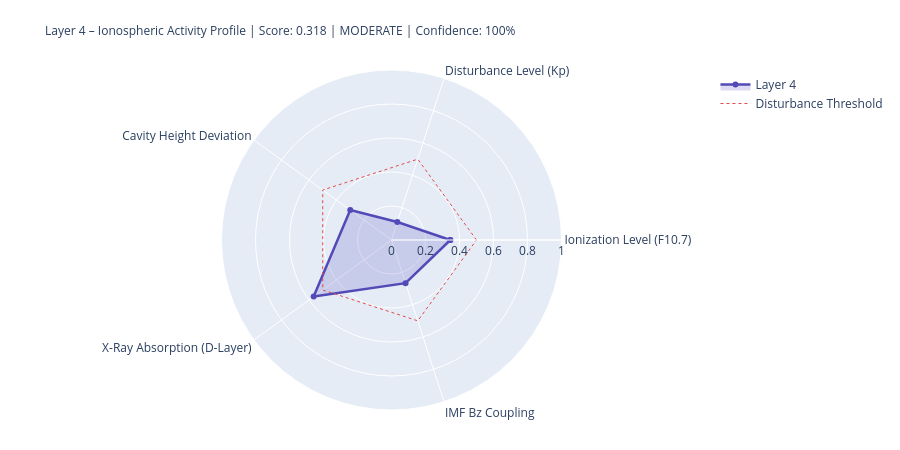

The code cell stored with this chart in its notebook:
### Markdown cell above
---
## 4. State Assessment & Handoff to Layer 5

### Code cell
# ============================================================
# LAYER-4-SCORE
# ============================================================

COMPONENTS = {
    'Ionization Level (F10.7)':    {'score': ioniz,       'source': 'primary' if f107_now else 'from_layer0', 'dynamic': True},
    'Disturbance Level (Kp)':          {'score': disturb,     'source': 'primary' if kp_now   else 'from_layer0', 'dynamic': True},
    'Cavity Height Deviation':    {'score': h_dev,       'source': 'derived',                                'dynamic': True},
    'X-Ray Absorption (D-Layer)':{'score': xray_ioniz,  'source': 'primary' if xray_now else 'missing',     'dynamic': True},
    'IMF Bz Coupling':             {'score': bz_coupling, 'source': 'primary' if bz_now   else 'from_layer0', 'dynamic': True},
}

available    = {k: v['score'] for k, v in COMPONENTS.items() if v['score'] is not None}
unavailable  = [k for k, v in COMPONENTS.items() if v['score'] is None]
layer4_score = round(sum(available.values()) / len(available), 4) if available else None
confidence   = round(len(available) / len(COMPONENTS), 2)
level = ('unknown' if layer4_score is None
         else 'quiet'   if layer4_score < 0.3
         else 'moderate' if layer4_score < 0.6
         else 'active')
dominant_l4 = max(available, key=available.get) if available else 'none'

# Resonance delta for Schumann SR-1
sr1_ref = schumann_freq(1, 80.0)
sr1_now = schumann_freq(1, h_eff)
sr1_delta_mhz = (sr1_now - sr1_ref) * 1000

# Propagation conditions
prop_cond = ('disturbed'   if kp_val > 4
             else 'unsettled' if kp_val > 2
             else 'normal')
if xray_class in ['X', 'M']:
    prop_cond = 'Radio-Blackout moeglich'

W = 68
print('=' * W)
print('LAYER 4 – IONOSPHERE – STATE ASSESSMENT')
print('=' * W)
for name, comp in COMPONENTS.items():
    s = comp['score']
    if s is not None:
        bar = '█' * int(s * 20) + '░' * (20 - int(s * 20))
        print(f'  {name:<36} {bar}  {s:.3f}  [{comp["source"]}]')
    else:
        print(f'  {name:<36} {"─" * 20}  n/a   [missing]')
print('-' * W)
print(f'  Score:          {layer4_score:.3f}  ({len(available)}/{len(COMPONENTS)} components)')
print(f'  Confidence:     {confidence:.0%}')
print(f'  Level:          {level.upper()}')
print(f'  Dominant:       {dominant_l4}')
print(f'  Cavity height:  {h_eff:.1f} km  (Ref: 80.0 km)')
print(f'  SR-1:           {sr1_now:.3f} Hz  (Δ {sr1_delta_mhz:+.1f} mHz vs. ref)')
print(f'  Propagation:    {prop_cond}')
print(f'  X-Ray:          {xray_class}-class  ({xray_now:.2e} W/m²)' if xray_now else '  X-Ray:          n/a')
print('=' * W)

# Radar
cats   = list(available.keys())
vals_r = list(available.values())
if len(cats) >= 3:
    fig = go.Figure()
    fig.add_trace(go.Scatterpolar(
        r=vals_r + [vals_r[0]], theta=cats + [cats[0]],
        fill='toself', fillcolor='rgba(83,74,183,0.20)',
        line=dict(color='#534AB7', width=2.5), name='Layer 4'
    ))
    fig.add_trace(go.Scatterpolar(
        r=[0.5] * (len(cats)+1), theta=cats + [cats[0]],
        line=dict(color='#E24B4A', dash='dot', width=1),
        mode='lines', name='Disturbance Threshold'
    ))
    fig.update_layout(
        title=dict(
            text=f'Layer 4 – Ionospheric Activity Profile | Score: {layer4_score:.3f} | {level.upper()} | Confidence: {confidence:.0%}',
            font=dict(size=12)
        ),
        polar=dict(radialaxis=dict(visible=True, range=[0, 1])),
        height=450, showlegend=True,
        margin=dict(l=80, r=80, t=70, b=40)
    )
    fig.show()

### Figure 1 — Plotly figure (JSON) as saved in the notebook; plotly's stock layout.template omitted (floating-point values rounded to 4 significant figures)
{"data": [{"fill": "toself", "fillcolor": "rgba(83,74,183,0.20)", "line": {"color": "#534AB7", "width": 2.5}, "name": "Layer 4", "r": [0.346, 0.111, 0.3, 0.566, 0.267, 0.346], "theta": ["Ionization Level (F10.7)", "Disturbance Level (Kp)", "Cavity Height Deviation", "X-Ray Absorption (D-Layer)", "IMF Bz Coupling", "Ionization Level (F10.7)"], "type": "scatterpolar"}, {"line": {"color": "#E24B4A", "dash": "dot", "width": 1}, "mode": "lines", "name": "Disturbance Threshold", "r": [0.5, 0.5, 0.5, 0.5, 0.5, 0.5], "theta": ["Ionization Level (F10.7)", "Disturbance Level (Kp)", "Cavity Height Deviation", "X-Ray Absorption (D-Layer)", "IMF Bz Coupling", "Ionization Level (F10.7)"], "type": "scatterpolar"}], "layout": {"height": 450, "margin": {"b": 40, "l": 80, "r": 80, "t": 70}, "polar": {"radialaxis": {"range": [0, 1], "visible": true}}, "showlegend": true, "title": {"font": {"size": 12}, "text": "Layer 4 – Ionospheric Activity Profile | Score: 0.318 | MODERATE | Confidence: 100%"}}}
